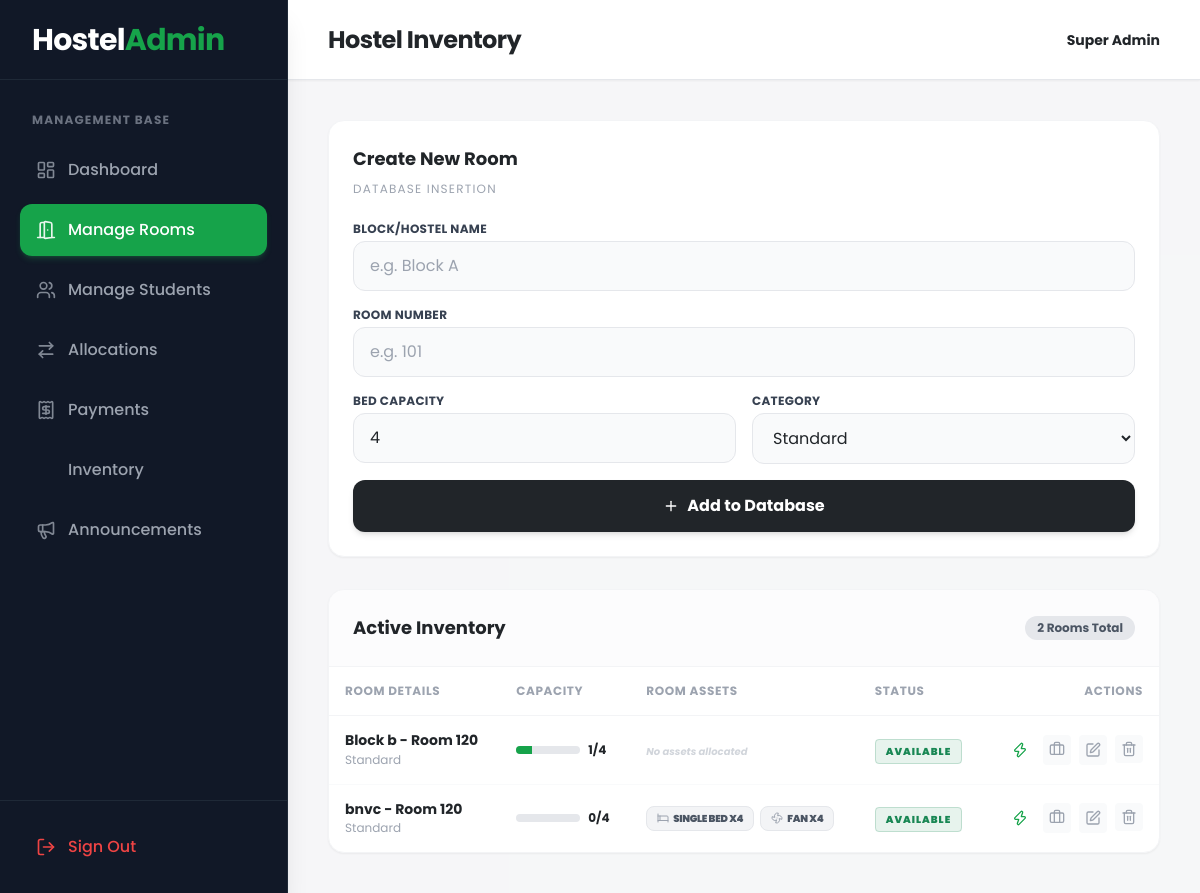
The app's page /admin/manage_rooms.php (signed in) with its own data.
### tables this page shows
CREATE TABLE `rooms` (
  `id` int(11) NOT NULL,
  `block_name` varchar(50) NOT NULL,
  `room_number` varchar(50) NOT NULL,
  `capacity` int(11) NOT NULL DEFAULT 4,
  `current_occupancy` int(11) NOT NULL DEFAULT 0,
  `room_type` enum('Standard','Premium') DEFAULT 'Standard',
  `status` enum('available','full','maintenance') DEFAULT 'available',
  `created_at` timestamp NOT NULL DEFAULT current_timestamp()
);

### admin/manage_rooms.php (the view, shortened to what this page needs)
<?php
require_once '../config/database.php';
$rooms_sql = "
    SELECT r.*,
           GROUP_CONCAT(CONCAT(i.item_name, ' x', ri.quantity) SEPARATOR ', ') as asset_summary,
           (SELECT COUNT(*) FROM room_inventory WHERE room_id = r.id) as total_asset_types
    FROM rooms r
    LEFT JOIN room_inventory ri ON r.id = ri.room_id
    LEFT JOIN inventory i ON ri.item_id = i.id
    GROUP BY r.id
    ORDER BY r.block_name ASC, r.room_number ASC
";
$rooms_res = mysqli_query($conn, $rooms_sql);
$rooms = [];
if($rooms_res) {
    while($row = mysqli_fetch_assoc($rooms_res)) {
        $rooms[] = $row;
    }
}
?>
<!DOCTYPE html>
<html lang="en">
<head>
    <script src="https://cdn.tailwindcss.com"></script>
    <link rel="stylesheet" href="https://cdnjs.cloudflare.com/ajax/libs/animate.css/4.1.1/animate.min.css"/>
</head>
<body class="bg-gray-50 font-sans text-dark flex h-screen overflow-hidden antialiased">
    <?php include '../includes/admin_sidebar.php'; ?>
    <main class="flex-1 flex flex-col h-full overflow-hidden z-10 w-full">
        <header class="h-20 bg-white shadow-sm flex items-center justify-between px-6 lg:px-10 border-b border-gray-200 z-10">
            <div class="flex items-center gap-4">
                <h1 class="text-2xl font-bold text-dark hidden sm:block tracking-tight">Hostel Inventory</h1>
            </div>
            <div class="flex items-center gap-4">
                <p class="font-bold text-dark text-sm"><?php echo htmlspecialchars($_SESSION['fullname']); ?></p>
            </div>
        </header>
        <div class="flex-1 overflow-y-auto p-6 lg:p-10 bg-gray-100/50">
            <div class="grid grid-cols-1 xl:grid-cols-3 gap-8">
                <div class="xl:col-span-1">
                    <div class="bg-white rounded-2xl animate__animated animate__fadeInUp p-6 shadow-sm border border-gray-100">
                        <h3 class="font-bold text-dark text-lg mb-2">Create New Room</h3>
                        <p class="text-xs text-gray-400 mb-6 uppercase tracking-widest">Database Insertion</p>
                        <form action="../actions/add_room_action.php" method="POST" class="space-y-4 shadow-none">
                            <div>
                                <label for="block_name" class="block text-xs font-bold text-gray-700 mb-1 uppercase tracking-wide">Block/Hostel Name</label>
                                <input type="text" name="block_name" id="block_name" required placeholder="e.g. Block A"
                                    class="w-full px-4 py-3 rounded-xl border border-gray-200 bg-gray-50 focus:bg-white focus:outline-none focus:ring-2 focus:ring-primary/50 transition">
                            </div>
                            <div>
                                <label for="room_number" class="block text-xs font-bold text-gray-700 mb-1 uppercase tracking-wide">Room Number</label>
                                <input type="text" name="room_number" id="room_number" required placeholder="e.g. 101"
                                    class="w-full px-4 py-3 rounded-xl border border-gray-200 bg-gray-50 focus:bg-white focus:outline-none focus:ring-2 focus:ring-primary/50 transition">
                            </div>
                            <div class="grid grid-cols-2 gap-4">
                                <div>
                                    <label for="capacity" class="block text-xs font-bold text-gray-700 mb-1 uppercase tracking-wide">Bed Capacity</label>
                                    <input type="number" name="capacity" id="capacity" required min="1" max="10" value="4"
                                        class="w-full px-4 py-3 rounded-xl border border-gray-200 bg-gray-50 focus:bg-white focus:outline-none focus:ring-2 focus:ring-primary/50 transition">
                                </div>
                                <div>
                                    <label for="room_type" class="block text-xs font-bold text-gray-700 mb-1 uppercase tracking-wide">Category</label>
                                    <select name="room_type" id="room_type" class="w-full px-4 py-3 rounded-xl border border-gray-200 bg-gray-50 focus:bg-white focus:outline-none focus:ring-2 focus:ring-primary/50 transition">
                                        <option value="Standard">Standard</option>
                                    </select>
                                </div>
                            </div>
                            <button type="submit" class="w-full flex justify-center items-center gap-2 bg-dark hover:bg-gray-800 text-white font-bold py-3.5 px-6 rounded-xl transition shadow-md mt-6">
                                <i data-lucide="plus" class="w-4 h-4"></i> Add to Database
                            </button>
                        </form>
                    </div>
                </div>
                <div class="xl:col-span-2">
                    <div class="bg-white rounded-2xl animate__animated animate__fadeInUp animate__delay-1s shadow-sm border border-gray-100 overflow-hidden h-full flex flex-col">
                        <div class="p-6 border-b border-gray-100 bg-gray-50/50 flex justify-between items-center">
                            <h3 class="font-bold text-dark text-lg">Active Inventory</h3>
                            <span class="bg-gray-200 text-gray-600 font-bold px-3 py-1 rounded-full text-xs"><?php echo count($rooms); ?> Rooms Total</span>
                        </div>
                        <div class="flex-1 overflow-auto">
                            <?php if(empty($rooms)): ?>
                                <div class="p-12 text-center">
                                    <i data-lucide="layout-grid" class="w-12 h-12 text-gray-300 mx-auto mb-3"></i>
                                    <h3 class="text-lg font-bold text-gray-400">No rooms configured</h3>
                                    <p class="text-sm text-gray-400 mt-1">Use the panel on the left to initialize your hostel blocks.</p>
                                </div>
                            <?php else: ?>
                                <table class="w-full text-left border-collapse">
                                    <thead>
                                        <tr class="bg-white text-gray-400 text-xs uppercase tracking-wider border-b border-gray-100">
                                            <th class="p-4 font-bold">Room Details</th>
                                            <th class="p-4 font-bold">Capacity</th>
                                            <th class="p-4 font-bold">Room Assets</th>
                                            <th class="p-4 font-bold">Status</th>
                                            <th class="p-4 font-bold text-right">Actions</th>
                                        </tr>
                                    </thead>
                                    <tbody class="divide-y divide-gray-50">
                                        <?php foreach($rooms as $r): ?>
                                            <tr class="hover:bg-gray-50/50 transition">
                                                <td class="p-4">
                                                    <p class="font-bold text-dark text-sm leading-tight"><?php echo htmlspecialchars($r['block_name']); ?> - Room <?php echo htmlspecialchars($r['room_number']); ?></p>
                                                    <p class="text-xs text-gray-400 mt-0.5"><?php echo htmlspecialchars($r['room_type']); ?></p>
                                                </td>
                                                <td class="p-4">
                                                    <div class="flex items-center gap-2">
                                                        <?php
                                                            $occupancy_percent = ($r['current_occupancy'] / $r['capacity']) * 100;
                                                            $color = $occupancy_percent >= 100 ? 'bg-danger' : 'bg-primary';
                                                        ?>
                                                        <div class="w-16 h-2 bg-gray-200 rounded-full overflow-hidden">
                                                            <div class="h-full <?php echo $color; ?>" style="width: <?php echo $occupancy_percent; ?>%"></div>
                                                        </div>
                                                        <span class="text-xs font-bold text-dark"><?php echo $r['current_occupancy']; ?>/<?php echo $r['capacity']; ?></span>
                                                    </div>
                                                </td>
                                                <td class="p-4">
                                                    <?php if($r['asset_summary']): ?>
                                                        <div class="flex flex-wrap gap-1.5 max-w-[200px]">
                                                            <?php
                                                            $assets = explode(', ', $r['asset_summary']);
                                                            foreach($assets as $asset):
                                                                $icon = 'package';
                                                                if(stripos($asset, 'fan') !== false) $icon = 'fan';
                                                                if(stripos($asset, 'bed') !== false) $icon = 'bed';
                                                            ?>
                                                                <span class="inline-flex items-center gap-1 bg-gray-100 text-gray-600 px-2.5 py-1 rounded-lg text-[10px] font-black uppercase tracking-tight border border-gray-200">
                                                                    <i data-lucide="<?php echo $icon; ?>" class="w-3 h-3 text-gray-400"></i>
                                                                    <?php echo htmlspecialchars($asset); ?>
                                                                </span>
                                                            <?php endforeach; ?>
                                                        </div>
                                                    <?php else: ?>
                                                        <span class="text-[10px] font-bold text-gray-300 italic">No assets allocated</span>
                                                    <?php endif; ?>
                                                </td>
                                                <td class="p-4">
                                                    <?php
                                                        $stat = $r['status'];
                                                        if($stat == 'available') echo '<span class="bg-success/10 text-success border border-success/20 px-2.5 py-1 rounded text-[10px] font-black uppercase tracking-widest">Available</span>';
                                                        elseif($stat == 'full') echo '<span class="bg-danger/10 text-danger border border-danger/20 px-2.5 py-1 rounded text-[10px] font-black uppercase tracking-widest">Full</span>';
                                                        else echo '<span class="bg-warning/10 text-warning border border-warning/20 px-2.5 py-1 rounded text-[10px] font-black uppercase tracking-widest">Maint</span>';
                                                    ?>
                                                </td>
                                                <td class="p-4 text-right">
                                                    <div class="flex justify-end gap-2">
                                                        <button onclick="openQuickAllocate(<?php echo $r['id']; ?>, '<?php echo $r['block_name'] . ' Rm ' . $r['room_number']; ?>')"
                                                                class="p-1.5 text-primary hover:bg-green-50 rounded border border-transparent hover:border-green-100 transition" title="Quick Assets">
                                                            <i data-lucide="zap" class="w-4 h-4"></i>
                                                        </button>
                                                        <a href="room_inventory.php?room_id=<?php echo $r['id']; ?>" class="p-1.5 text-gray-400 hover:text-primary transition bg-gray-50 hover:bg-green-50 rounded" title="Detailed Inventory">
                                                            <i data-lucide="briefcase" class="w-4 h-4"></i>
                                                        </a>
                                                        <button onclick="openEditModal(<?php echo htmlspecialchars(json_encode($r)); ?>)"
                                                                class="p-1.5 text-gray-400 hover:text-primary transition bg-gray-50 hover:bg-green-50 rounded" title="Edit Room">
                                                            <i data-lucide="edit" class="w-4 h-4"></i>
                                                        </button>
                                                        <form action="../actions/delete_room_action.php" method="POST" class="inline" onsubmit="return confirm('WARNING: Are you sure? This will delete Room <?php echo $r['room_number']; ?> and ALL associated data (allocations & assets). This cannot be undone!');">
                                                            <button type="submit" class="p-1.5 text-gray-400 hover:text-danger transition bg-gray-50 hover:bg-red-50 rounded" title="Delete Room">
                                                                <i data-lucide="trash-2" class="w-4 h-4"></i>
                                                            </button>
                                                        </form>
                                                    </div>
                                                </td>
                                            </tr>
                                        <?php endforeach; ?>
                                    </tbody>
                                </table>
                            <?php endif; ?>
                        </div>
                    </div>
                </div>
            </div>
        </div>
    </main>
</body>
</html>

### records on screen
rooms: block_name "Block b", room_number "120", room_type "Standard", current_occupancy "1", capacity "4", shows "No assets allocated", status "AVAILABLE"
rooms: block_name "bnvc", room_number "120", room_type "Standard", current_occupancy "0", capacity "4", asset "SINGLE BED X4", asset "FAN X4", status "AVAILABLE"

### other values on screen
$item['label'] "Dashboard"
$item['label'] "Manage Rooms"
$item['label'] "Manage Students"
$item['label'] "Allocations"
$item['label'] "Payments"
$item['label'] "Inventory"
$item['label'] "Announcements"
$_SESSION['fullname'] "Super Admin"
count($rooms) "2"
